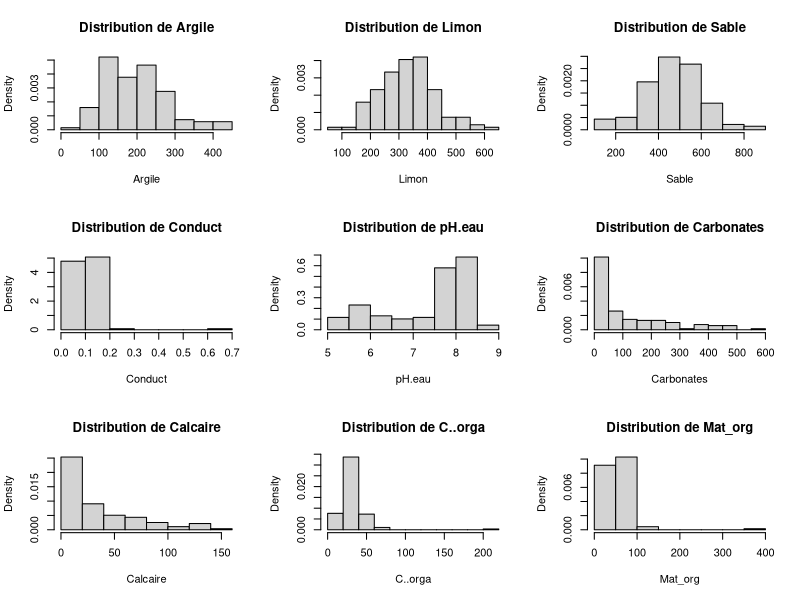
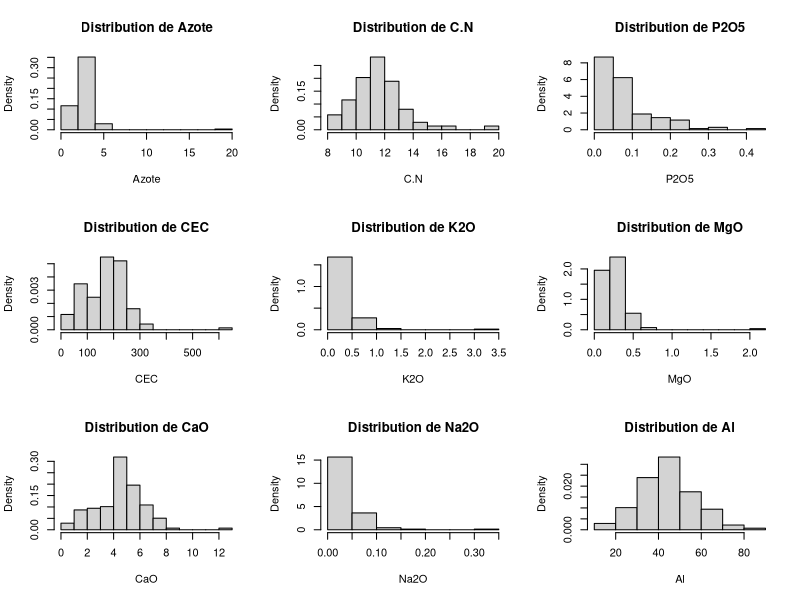
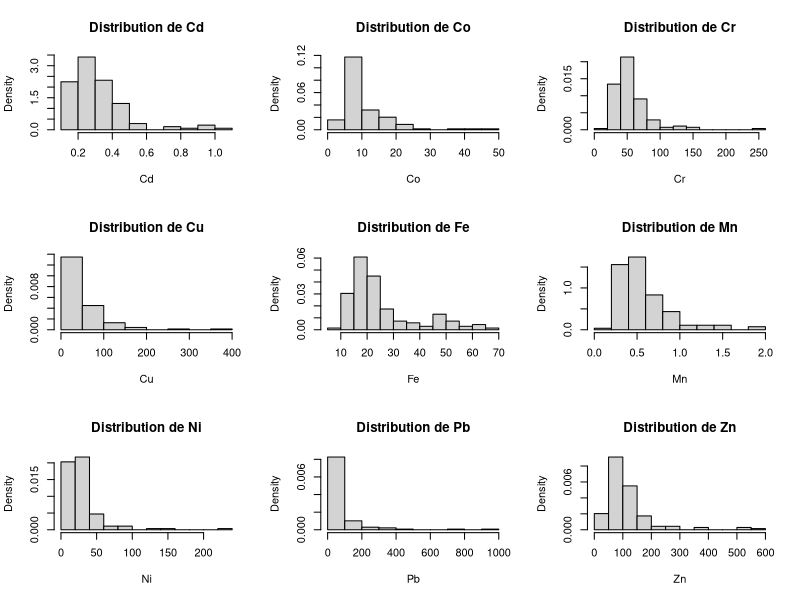
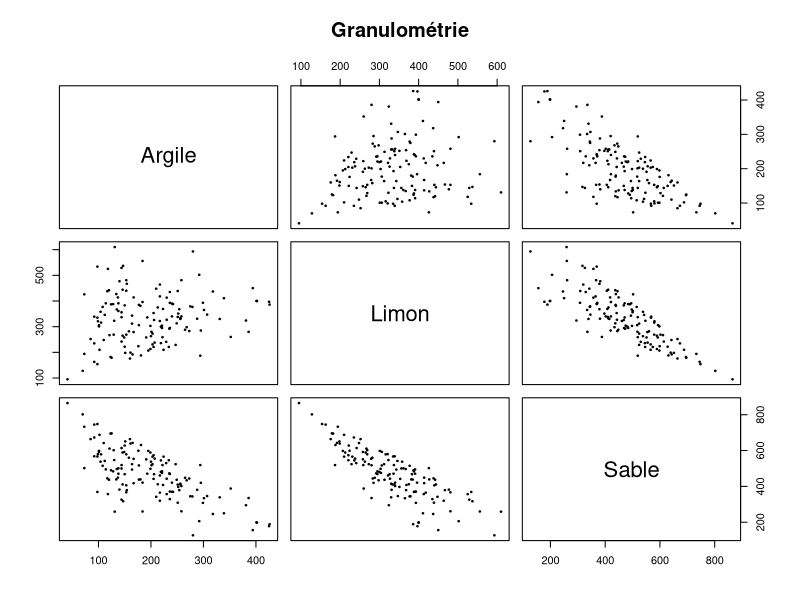
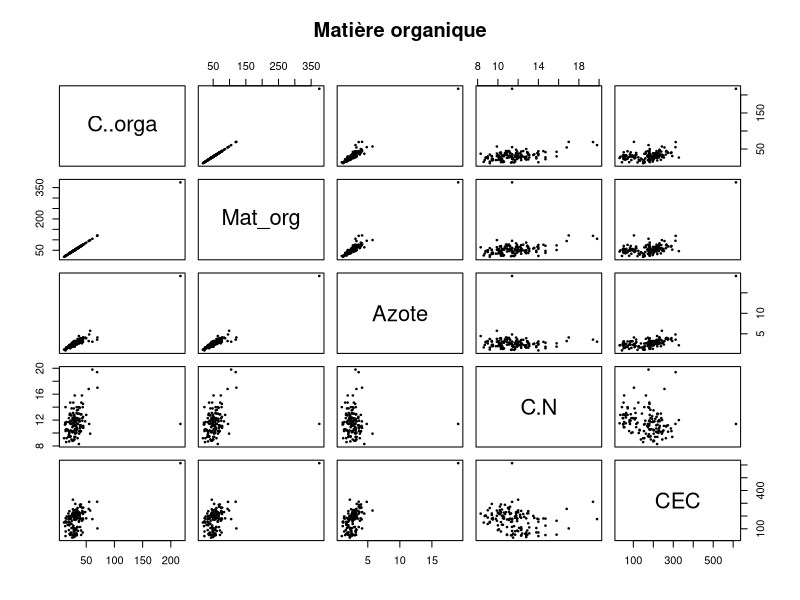
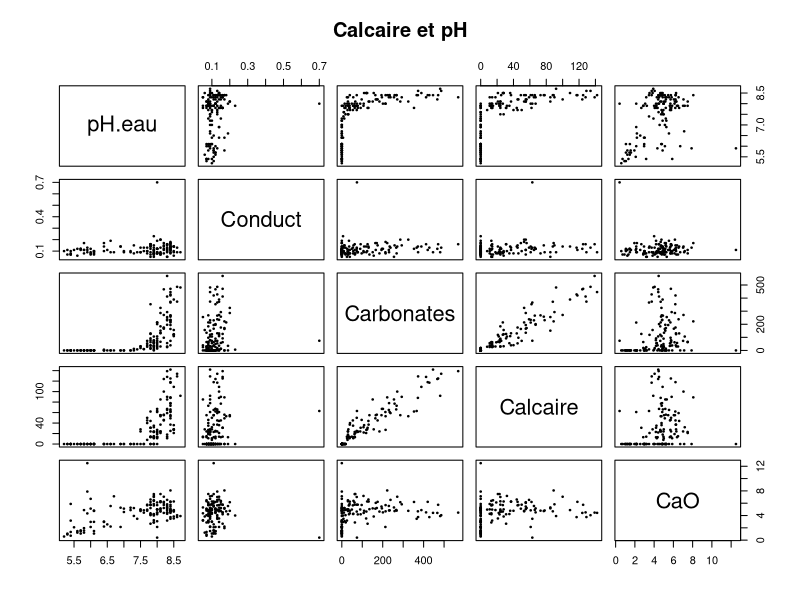
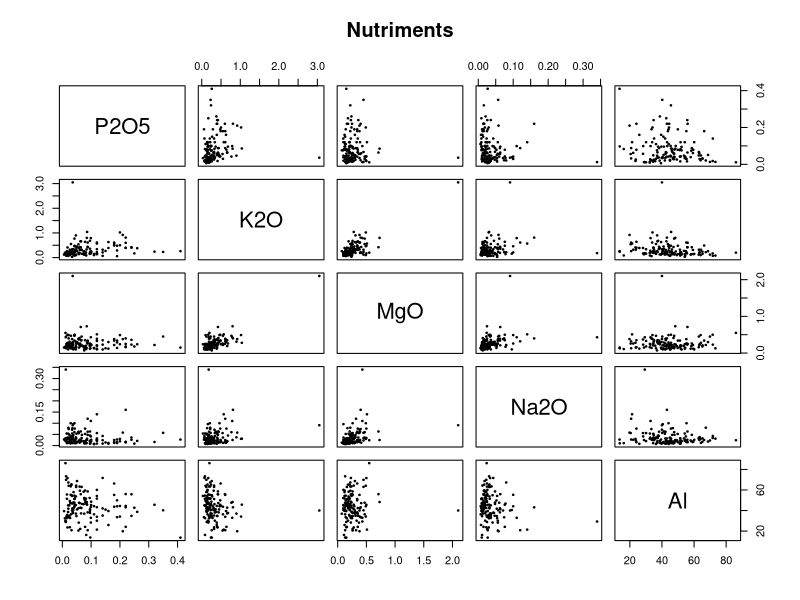
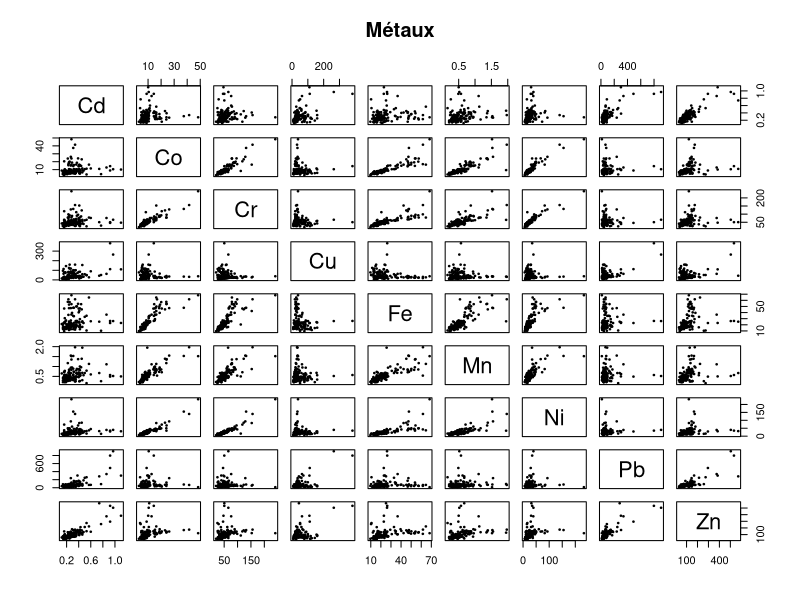

Recreate these plots in R, in order.
# Dans RStudio : Session > Set Working Directory > To Source File Location
# (au lieu d'un setwd() avec le chemin de quelqu'un d'autre)

## -------------------------------------------------------------
## 1. Import 
## -------------------------------------------------------------
data_finale <- read.csv2("data_finale2.csv", header = TRUE)
dim(data_finale)   # 418 lignes = 418 prélèvements

## -------------------------------------------------------------
## 2. Une ligne par site pour explorer les X
## -------------------------------------------------------------
# Les X (sol, ville, usage) sont identiques pour les 3 prélèvements d'un site.
# Si on les explorait sur les 418 lignes, chaque site compterait 3 fois.
# On garde donc la première ligne de chaque site : 140 sites.
noms_X <- c("Argile", "Limon", "Sable", "Conduct", "pH.eau", "Carbonates",
            "Calcaire", "C..orga", "Mat_org", "Azote", "C.N", "P2O5", "CEC",
            "K2O", "MgO", "CaO", "Na2O", "Al", "Cd", "Co", "Cr", "Cu", "Fe",
            "Mn", "Ni", "Pb", "Zn")                       # 27 variables du sol
noms_facteurs <- c("city", "land_use", "site_group")     # 3 variables qualitatives

sites_X <- data_finale[!duplicated(data_finale$Site), c("Site", noms_X, noms_facteurs)]
dim(sites_X)       # 140 sites

# Les 2 sites sans analyse de sol (NA) ne peuvent pas entrer dans le modèle
sites_X$Site[is.na(sites_X$Argile)]
sites_X <- sites_X[!is.na(sites_X$Argile), ]
dim(sites_X)       # 138 sites
head(sites_X)

## -------------------------------------------------------------
## 3. Résumé de chaque variable du sol 
## -------------------------------------------------------------
# Min, quartiles, médiane, moyenne, max : repérer les ordres de grandeur
# et les valeurs extrêmes (max très loin du 3e quartile).
summary(sites_X[, noms_X])

## -------------------------------------------------------------
## 4. Distribution de chaque variable du sol 
## -------------------------------------------------------------
# Un histogramme par variable, 9 par page.
k <- length(noms_X)
par(mfrow = c(3, 3))
for (i in 1:k) {
  hist(sites_X[, noms_X[i]], freq = FALSE,
       main = paste0("Distribution de ", noms_X[i]), xlab = noms_X[i])
}
par(mfrow = c(1, 1))

## -------------------------------------------------------------
## 5. Liens entre les X deux à deux 
## -------------------------------------------------------------
# 27 variables d'un coup donneraient une grille illisible (27 x 27).
# On fait donc des groupes de variables qui vont ensemble.
granulometrie <- c("Argile", "Limon", "Sable")
matiere_org   <- c("C..orga", "Mat_org", "Azote", "C.N", "CEC")
calcaire_pH   <- c("pH.eau", "Conduct", "Carbonates", "Calcaire", "CaO")
nutriments    <- c("P2O5", "K2O", "MgO", "Na2O", "Al")
metaux        <- c("Cd", "Co", "Cr", "Cu", "Fe", "Mn", "Ni", "Pb", "Zn")

pairs(sites_X[, granulometrie], pch = 20, cex = 0.5, main = "Granulométrie")
pairs(sites_X[, matiere_org],   pch = 20, cex = 0.5, main = "Matière organique")
pairs(sites_X[, calcaire_pH],   pch = 20, cex = 0.5, main = "Calcaire et pH")
pairs(sites_X[, nutriments],    pch = 20, cex = 0.5, main = "Nutriments")
pairs(sites_X[, metaux],        pch = 20, cex = 0.5, main = "Métaux")

# Version GGally (si le package est installé : install.packages("GGally"))
library(GGally)
ggpairs(sites_X[, metaux])

## -------------------------------------------------------------
## 6. Les variables qualitatives 
## -------------------------------------------------------------
# table() compte le nombre de sites dans chaque catégorie.
table(sites_X$city)
table(sites_X$land_use)
table(sites_X$site_group)

# Croisement usage x groupe : chaque usage tombe-t-il dans un seul groupe ?
table(sites_X$land_use, sites_X$site_group)

# Croisement ville x usage : a-t-on des sites de chaque usage dans chaque ville ?
table(sites_X$city, sites_X$land_use)
